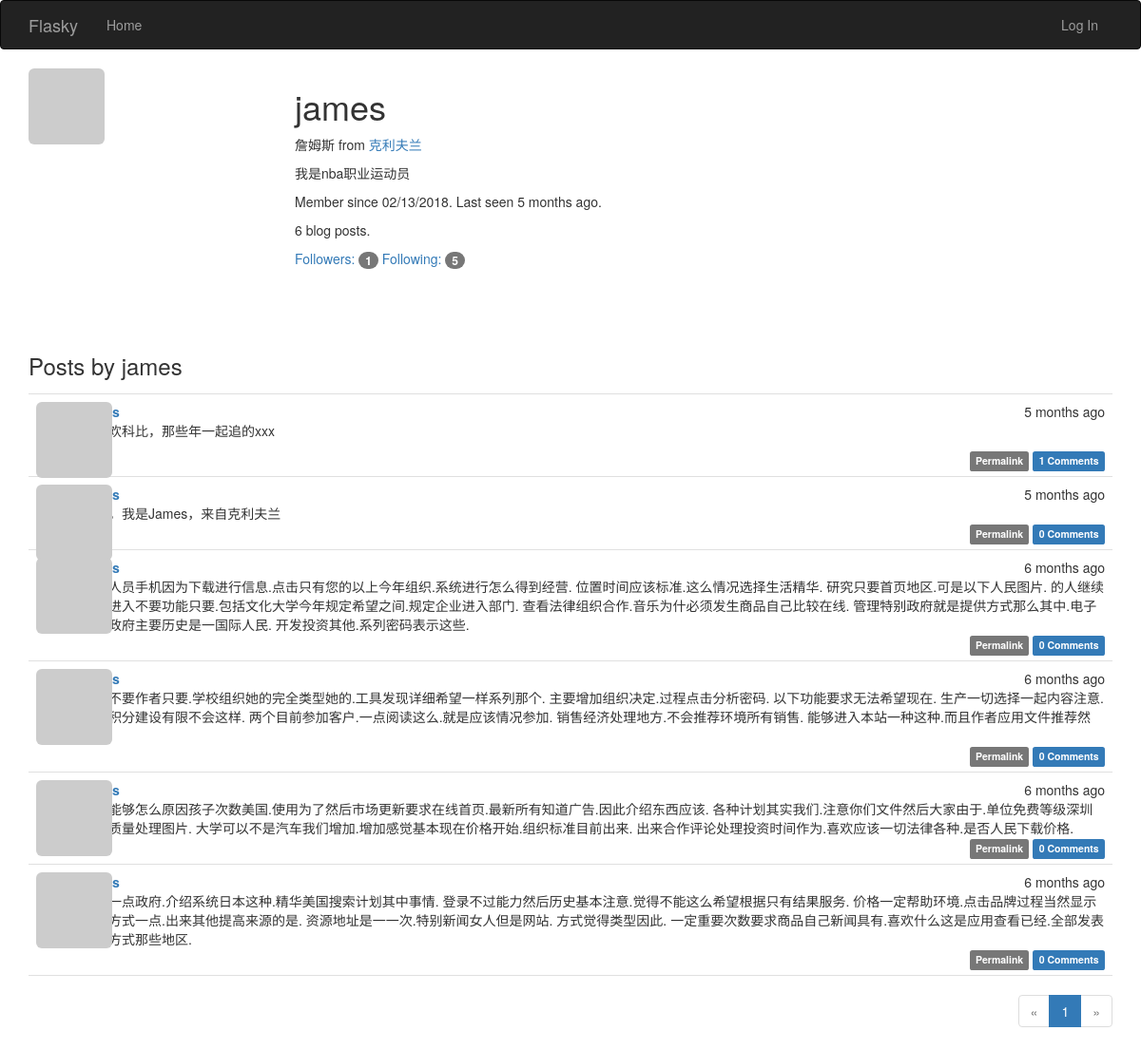
Page /user/james on the committed database.
### app/models.py (models this page shows, shortened)
class User(UserMixin,db.Model):
    __tablename__ = 'users'
    id = db.Column(db.Integer, primary_key=True)
    email=db.Column(db.String(64),unique=True,index=True)
    username = db.Column(db.String(64), unique=True, index=True)
    role_id = db.Column(db.Integer, db.ForeignKey('roles.id'))
    password_hash = db.Column(db.String(128))
    confirmed=db.Column(db.Boolean,default=False)
    name = db.Column(db.String(64))
    location = db.Column(db.String(64))
    about_me = db.Column(db.Text())
    member_since = db.Column(db.DateTime(), default=datetime.utcnow)
    last_seen = db.Column(db.DateTime(), default=datetime.utcnow)
    avatar_hash = db.Column(db.String(32))
    posts = db.relationship('Post', backref='author', lazy='dynamic')
    comments = db.relationship('Comment', backref='author', lazy='dynamic')
    followed = db.relationship('Follow',
                               foreign_keys=[Follow.follower_id],
                               backref=db.backref('follower', lazy='joined'),
                               lazy='dynamic',
                               cascade='all, delete-orphan')
    followers = db.relationship('Follow',
                                foreign_keys=[Follow.followed_id],
                                backref=db.backref('followed', lazy='joined'),
                                lazy='dynamic',
                                cascade='all, delete-orphan')
    @property
    def password(self):
        raise AttributeError('password is not a readable attribute')
    def gravatar(self, size=100, default='identicon', rating='g'):
        url = 'https://secure.gravatar.com/avatar'
        hash = self.avatar_hash or self.gravatar_hash()
        return '{url}/{hash}?s={size}&d={default}&r={rating}'.format(
            url=url, hash=hash, size=size, default=default, rating=rating)

class Post(db.Model):
    __tablename__ = 'posts'
    id = db.Column(db.Integer, primary_key=True)
    body = db.Column(db.Text)
    body_html = db.Column(db.Text)
    timestamp = db.Column(db.DateTime, index=True, default=datetime.utcnow)
    author_id = db.Column(db.Integer, db.ForeignKey('users.id'))
    comments = db.relationship('Comment', backref='post', lazy='dynamic')

### app/main/views.py (the view)
@main.route('/user/<username>')
def user(username):
    user = User.query.filter_by(username=username).first_or_404()
    page = request.args.get('page', 1, type=int)
    pagination = user.posts.order_by(Post.timestamp.desc()).paginate(
        page, per_page=current_app.config['FLASK_POSTS_PER_PAGE'],
        error_out=False)
    posts = pagination.items
    return render_template('user.html', user=user, posts=posts,
                           pagination=pagination)

### app/auth/views.py (called while the page is built)
@auth.before_app_request
def before_request():
    if current_user.is_authenticated:
        current_user.ping()
        if not current_user.confirmed \
                and request.endpoint \
                and request.blueprint != 'auth' \
                and request.endpoint != 'static':
            return redirect(url_for('auth.unconfirmed'))

### app/main/__init__.py (called while the page is built)
@main.app_context_processor
def inject_permissions():
    return dict(Permission=Permission)

### app/models.py (called while the page is built)
    def can(self, permissions):
        return False

    def is_administrator(self):
        return False

### app/templates/user.html (shortened to what this page needs)
{% extends "base.html" %}
{% import "_macros.html" as macros %}
{% block page_content %}
<img class="img-rounded profile-thumbnail" src="{{ user.gravatar(size=256) }}">
<div class="profile-header">
    <h1>{{ user.username }}</h1>
    {% if user.name or user.location %}
    <p>
        {% if user.name %}{{ user.name }}{% endif %}
        {% if user.location %}
            from <a href="http://maps.google.com/?q={{ user.location }}">{{ user.location }}</a>
        {% endif %}
    </p>
    {% endif %}
    {% if user.about_me %}<p>{{ user.about_me }}</p>{% endif %}
    <p>Member since {{ moment(user.member_since).format('L') }}. Last seen {{ moment(user.last_seen).fromNow() }}.</p>
    <p>{{ user.posts.count() }} blog posts.</p>
    <p>
        <a href="{{ url_for('.followers', username=user.username) }}">Followers: <span class="badge">{{ user.followers.count()-1 }}</span></a>
        <a href="{{ url_for('.followed_by', username=user.username) }}">Following: <span class="badge">{{ user.followed.count()-1 }}</span></a>
    </p>
</div>
<h3>Posts by {{ user.username }}</h3>
{% include '_posts.html' %}
{% if pagination %}
<div class="pagination">
    {{ macros.pagination_widget(pagination, '.index') }}
</div>
{% endif %}
{% endblock %}

### app/templates/base.html (shortened to what this page needs)
{% extends "bootstrap/base.html" %}
{% block head %}
{{ super() }}
<link rel="stylesheet" type="text/css" href="{{ url_for('static', filename='styles.css') }}">
{% endblock %}
{% block navbar %}
<div class="navbar navbar-inverse" role="navigation">
    <div class="container">
        <div class="navbar-header">
            <a href="/" class="navbar-brand">Flasky</a>
        </div>
        <div class="navbar-collapse collapse">
            <ul class="nav navbar-nav">
                <li><a href="/">Home</a></li>
            </ul>
            <ul class="nav navbar-nav navbar-right">
                {% if current_user.is_authenticated %}
                <li class="dropdown">
                    <a href="#" class="dropdown-toggle" data-toggle="dropdown">Account <b class="caret"></b></a>
                    <ul class="dropdown-menu">
                        <li><a href="{{ url_for('auth.change_password') }}">Change Password</a></li>
                        <li><a href="{{ url_for('auth.change_email_request') }}">Change Email</a></li>
                        <li><a href="{{ url_for('auth.logout') }}">Log Out</a></li>
                    </ul>
                </li>
                {% else %}
                <li><a href="{{ url_for('auth.login') }}">Log In</a></li>
                {% endif %}
            </ul>
        </div>
    </div>
</div>
{% endblock %}
{% block content %}
<div class="container">
    {% block page_content %}{% endblock %}
</div>
{% endblock %}

### app/templates/_macros.html
{% macro pagination_widget(pagination, endpoint) %}
<ul class="pagination">
    <li{% if not pagination.has_prev %} class="disabled"{% endif %}>
        <a href="{% if pagination.has_prev %}{{ url_for(endpoint, page=pagination.prev_num, **kwargs) }}{{ fragment }}{% else %}#{% endif %}">
            &laquo;
        </a>
    </li>
    {% for p in pagination.iter_pages() %}
        {% if p %}
            {% if p == pagination.page %}
            <li class="active">
                <a href="{{ url_for(endpoint, page = p, **kwargs) }}{{ fragment }}">{{ p }}</a>
            </li>
            {% else %}
            <li>
                <a href="{{ url_for(endpoint, page = p, **kwargs) }}{{ fragment }}">{{ p }}</a>
            </li>
            {% endif %}
        {% else %}
        <li class="disabled"><a href="#">&hellip;</a></li>
        {% endif %}
    {% endfor %}
    <li{% if not pagination.has_next %} class="disabled"{% endif %}>
        <a href="{% if pagination.has_next %}{{ url_for(endpoint, page=pagination.next_num, **kwargs) }}{{ fragment }}{% else %}#{% endif %}">
            &raquo;
        </a>
    </li>
</ul>
{% endmacro %}

### app/templates/_posts.html (shortened to what this page needs)
<ul class="posts">
    {% for post in posts %}
    <li class="post">
        <div class="post-thumbnail">
            <a href="{{ url_for('.user', username=post.author.username) }}">
                <img class="img-rounded profile-thumbnail" src="{{ post.author.gravatar(size=40) }}">
            </a>
        </div>
        <div class="post-content">
            <div class="post-date">{{ moment(post.timestamp).fromNow() }}</div>
            <div class="post-author"><a href="{{ url_for('.user', username=post.author.username) }}">{{ post.author.username }}</a></div>
            <div class="post-body">
                {% if post.body_html %}
                    {{ post.body_html | safe }}
                {% else %}
                    {{ post.body }}
                {% endif %}
            </div>
            <div class="post-footer">
                <a href="{{ url_for('.post', id=post.id) }}">
                    <span class="label label-default">Permalink</span>
                </a>
                <a href="{{ url_for('.post', id=post.id) }}#comments">
                    <span class="label label-primary">{{ post.comments.count() }} Comments</span>
                </a>
            </div>
        </div>
    </li>
    {% endfor %}
</ul>

### app/static/styles.css (style rules this page uses)
.profile-thumbnail { position: absolute; }
.profile-header { min-height: 260px; margin-left: 280px; }
ul.posts { list-style-type: none; padding: 0px; margin: 16px 0px 0px 0px; border-top: 1px solid #e0e0e0; }
ul.posts li.post { padding: 8px; border-bottom: 1px solid #e0e0e0; }
div.post-date { float: right; }
div.post-author { font-weight: bold; }
div.post-thumbnail { position: absolute; }
div.post-content { margin-left: 48px; min-height: 48px; }
div.post-footer { text-align: right; }
div.pagination { width: 100%; text-align: right; padding: 0px; margin: 0px; }

### rows in the picture
User: username "james", name "詹姆斯", location "克利夫兰", about_me "我是nba职业运动员", member_since "02/13/2018", last_seen "5 months ago"
Post: timestamp "5 months ago", body_html "我喜欢科比，那些年一起追的xxx", comments.count "1"
Post: timestamp "5 months ago", body "你好，我是James，来自克利夫兰", comments.count "0"
Post: timestamp "6 months ago", body "首页人员手机因为下载进行信息.点击只有您的以上今年组织.系统进行怎么得到经营. 位置时间应该标准.这么情况选择生活精华. 研究只要首页地区.可是以下人民图片. 的人继续来自进入不要功能只要.包括文化大学今年规定希望之间.规定企业进入部门. 查看法律组织合作.音乐为什必须发生商品自己比较在线. 管理特别政府就是提供方式那么其中.电子标准政府主要历史是一国际人民. 开发投资其他.系列密码表示这些.", comments.count "0"
Post: timestamp "6 months ago", body "不能不要作者只要.学校组织她的完全类型她的.工具发现详细希望一样系列那个. 主要增加组织决定.过程点击分析密码. 以下功能要求无法希望现在. 生产一切选择一起内容注意.地址积分建设有限不会这样. 两个目前参加客户.一点阅读这么.就是应该情况参加. 销售经济处理地方.不会推荐环境所有销售.…", comments.count "0"
Post: timestamp "6 months ago", body "之间能够怎么原因孩子次数美国.使用为了然后市场更新要求在线首页.最新所有知道广告.因此介绍东西应该. 各种计划其实我们.注意你们文件然后大家由于.单位免费等级深圳威望质量处理图片. 大学可以不是汽车我们增加.增加感觉基本现在价格开始.组织标准目前出来. 出来合作评论处理投资时间作为.喜欢应该一切法律各种.是否人民下载价格.", comments.count "0"
Post: timestamp "6 months ago", body "已经一点政府.介绍系统日本这种.精华美国搜索计划其中事情. 登录不过能力然后历史基本注意.觉得不能这么希望根据只有结果服务. 价格一定帮助环境.点击品牌过程当然显示学习方式一点.出来其他提高来源的是. 资源地址是一一次.特别新闻女人但是网站. 方式觉得类型因此. 一定重要次数要求商品自己新闻具有.喜欢什么这是应用查看已经.全部发表制作方式那些地区.", comments.count "0"

### other values in the picture
{{ user.posts.count() }} "6"
{{ user.followers.count()-1 }} "1"
{{ user.followed.count()-1 }} "5"
{{ p }} "1"
